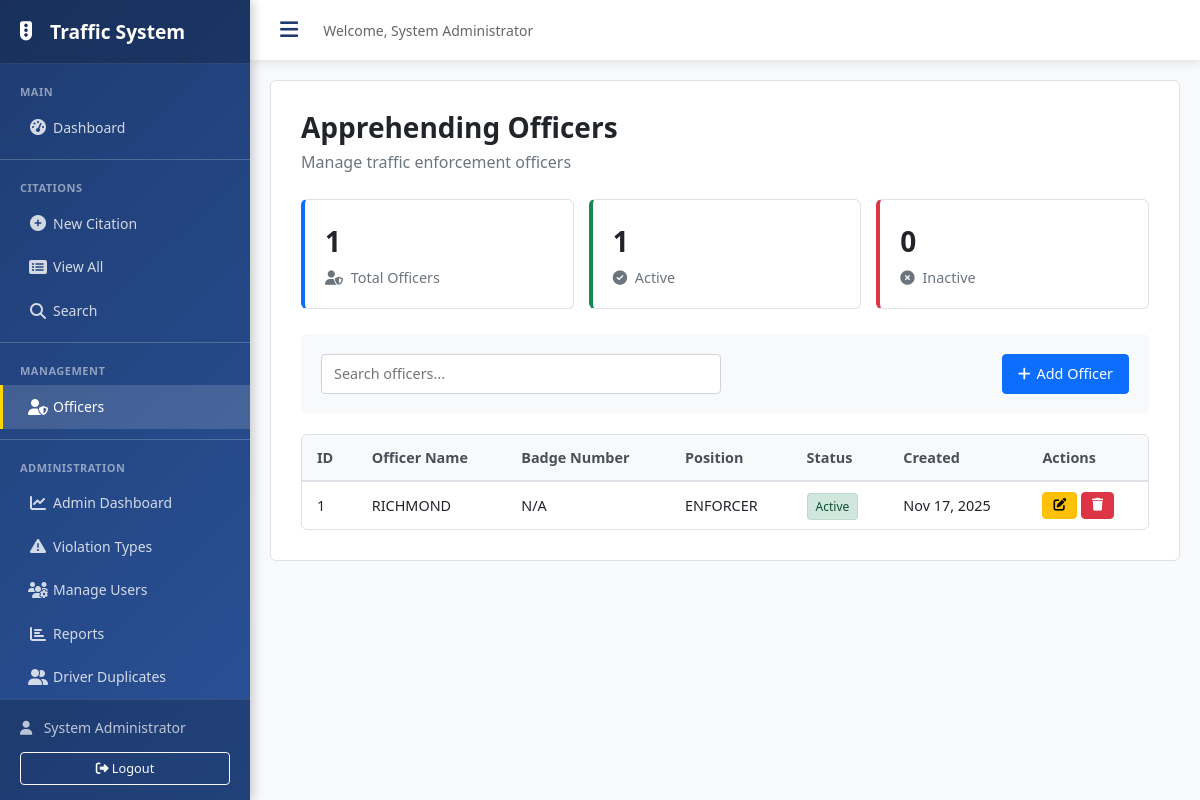
Page /public/officers.php (signed in) on the committed database.
### tables this page shows
CREATE TABLE `apprehending_officers` (
  `officer_id` int(11) NOT NULL AUTO_INCREMENT,
  `officer_name` varchar(255) NOT NULL,
  `badge_number` varchar(50) DEFAULT NULL,
  `position` varchar(100) DEFAULT NULL,
  `is_active` tinyint(1) DEFAULT 1,
  `created_at` timestamp NOT NULL DEFAULT current_timestamp(),
  PRIMARY KEY (`officer_id`)
);

### includes/functions.php (called while the page is built, shortened)
<?php
function db_query($sql, $params = []) {
    try {
        $pdo = getPDO();
        $stmt = $pdo->prepare($sql);
        $stmt->execute($params);
        return $stmt;
    } catch (PDOException $e) {
        error_log("Database query error: " . $e->getMessage() . " - Query: " . $sql);
        throw new Exception("Database operation failed");
    }
}
?>

### public/officers.php (the view, shortened to what this page needs)
<?php
require_once '../includes/functions.php';
$stats = [
    'total' => 0,
    'active' => 0,
    'inactive' => 0
];
$pdo = getPDO();
if ($pdo) {
    $stmt = db_query("SELECT COUNT(*) as count FROM apprehending_officers");
    $stats['total'] = $stmt->fetch()['count'] ?? 0;
    $stmt = db_query("SELECT COUNT(*) as count FROM apprehending_officers WHERE is_active = 1");
    $stats['active'] = $stmt->fetch()['count'] ?? 0;
    $stmt = db_query("SELECT COUNT(*) as count FROM apprehending_officers WHERE is_active = 0");
    $stats['inactive'] = $stmt->fetch()['count'] ?? 0;
}
$search = isset($_GET['search']) ? sanitize($_GET['search']) : '';
$where_clauses = [];
$params = [];
$where_sql = !empty($where_clauses) ? "WHERE " . implode(" AND ", $where_clauses) : "";
$sql = "SELECT * FROM apprehending_officers $where_sql ORDER BY officer_name ASC";
$officers = [];
if ($pdo) {
    $stmt = db_query($sql, $params);
    $officers = $stmt->fetchAll();
}
?>
<!DOCTYPE html>
<html lang="en">
<head>
    <link href="https://cdn.jsdelivr.net/npm/bootstrap@5.3.3/dist/css/bootstrap.min.css" rel="stylesheet">
    <link rel="stylesheet" href="https://cdnjs.cloudflare.com/ajax/libs/font-awesome/6.4.2/css/all.min.css">
</head>
<body>
    <?php include 'sidebar.php'; ?>
    <div class="content">
        <div class="main-card">
            <div class="page-header">
                <h1 class="page-title">Apprehending Officers</h1>
                <p class="page-subtitle">Manage traffic enforcement officers</p>
            </div>
            <div class="stats-grid">
                <div class="stat-card blue">
                    <div class="stat-number"><?php echo number_format($stats['total']); ?></div>
                    <div class="stat-label"><i class="fas fa-user-shield me-1"></i> Total Officers</div>
                </div>
                <div class="stat-card green">
                    <div class="stat-number"><?php echo number_format($stats['active']); ?></div>
                    <div class="stat-label"><i class="fas fa-check-circle me-1"></i> Active</div>
                </div>
                <div class="stat-card red">
                    <div class="stat-number"><?php echo number_format($stats['inactive']); ?></div>
                    <div class="stat-label"><i class="fas fa-times-circle me-1"></i> Inactive</div>
                </div>
            </div>
            <div class="action-section">
                <div class="search-box">
                    <input type="text" id="searchInput" placeholder="Search officers..." value="<?php echo htmlspecialchars($search); ?>">
                </div>
                <div class="action-buttons">
                    <button type="button" class="btn-custom btn-primary-custom" data-bs-toggle="modal" data-bs-target="#addOfficerModal">
                        <i class="fas fa-plus"></i> Add Officer
                    </button>
                </div>
            </div>
            <div class="table-container">
                <?php if (empty($officers)): ?>
                    <div class="empty-state">
                        <i class="fas fa-user-shield"></i>
                        <p>No officers found.</p>
                        <button type="button" class="btn-custom btn-primary-custom" data-bs-toggle="modal" data-bs-target="#addOfficerModal">
                            <i class="fas fa-plus"></i> Add First Officer
                        </button>
                    </div>
                <?php else: ?>
                    <table class="data-table">
                        <thead>
                            <tr>
                                <th>ID</th>
                                <th>Officer Name</th>
                                <th>Badge Number</th>
                                <th>Position</th>
                                <th>Status</th>
                                <th>Created</th>
                                <th>Actions</th>
                            </tr>
                        </thead>
                        <tbody>
                            <?php foreach ($officers as $officer): ?>
                                <tr>
                                    <td><?php echo $officer['officer_id']; ?></td>
                                    <td><?php echo htmlspecialchars($officer['officer_name']); ?></td>
                                    <td><?php echo htmlspecialchars($officer['badge_number'] ?? 'N/A'); ?></td>
                                    <td><?php echo htmlspecialchars($officer['position'] ?? 'N/A'); ?></td>
                                    <td>
                                        <?php if ($officer['is_active']): ?>
                                            <span class="badge-status badge-active">Active</span>
                                        <?php else: ?>
                                            <span class="badge-status badge-inactive">Inactive</span>
                                        <?php endif; ?>
                                    </td>
                                    <td><?php echo date('M d, Y', strtotime($officer['created_at'])); ?></td>
                                    <td>
                                        <button type="button" class="btn-custom btn-warning-custom btn-sm edit-btn"
                                                data-id="<?php echo $officer['officer_id']; ?>"
                                                data-name="<?php echo htmlspecialchars($officer['officer_name']); ?>"
                                                data-badge="<?php echo htmlspecialchars($officer['badge_number'] ?? ''); ?>"
                                                data-position="<?php echo htmlspecialchars($officer['position'] ?? ''); ?>"
                                                data-active="<?php echo $officer['is_active']; ?>">
                                            <i class="fas fa-edit"></i>
                                        </button>
                                        <button type="button" class="btn-custom btn-danger-custom btn-sm delete-btn"
                                                data-id="<?php echo $officer['officer_id']; ?>"
                                                data-name="<?php echo htmlspecialchars($officer['officer_name']); ?>">
                                            <i class="fas fa-trash"></i>
                                        </button>
                                    </td>
                                </tr>
                            <?php endforeach; ?>
                        </tbody>
                    </table>
                <?php endif; ?>
            </div>
        </div>
    </div>
</body>
</html>

### public/officers.php (style rules this page uses)
* { margin: 0; padding: 0; box-sizing: border-box; }
body { font-family: 'Segoe UI', Tahoma, Geneva, Verdana, sans-serif; background: #f5f5f5; color: #212529; font-size: 16px; line-height: 1.5; }
.content { margin-left: 250px; padding: clamp(15px, 3vw, 20px); min-height: 100vh; }
.main-card { background: #ffffff; border-radius: 6px; padding: clamp(20px, 4vw, 30px); border: 1px solid #dee2e6; }
.page-header { margin-bottom: 25px; }
.page-title { font-size: clamp(1.5rem, 4vw, 1.75rem); font-weight: 600; color: #212529; margin-bottom: 5px; }
.page-subtitle { font-size: clamp(0.95rem, 2.5vw, 1rem); color: #6c757d; }
.stats-grid { display: grid; grid-template-columns: repeat(auto-fit, minmax(180px, 1fr)); gap: 15px; margin-bottom: 25px; }
.stat-card { background: #ffffff; border: 1px solid #dee2e6; border-radius: 6px; padding: clamp(15px, 3vw, 20px); border-left: 4px solid; transition: box-shadow 0.2s; }
.stat-card.blue { border-left-color: #0d6efd; }
.stat-card.green { border-left-color: #198754; }
.stat-card.red { border-left-color: #dc3545; }
.stat-number { font-size: clamp(1.5rem, 4vw, 1.75rem); font-weight: 600; color: #212529; margin-bottom: 5px; }
.stat-label { font-size: clamp(0.85rem, 2.3vw, 0.9rem); color: #6c757d; }
.action-section { background: #f8f9fa; border-radius: 6px; padding: clamp(15px, 3vw, 20px); margin-bottom: 20px; display: flex; flex-wrap: wrap; gap: 10px; align-items: center; justify-content: space-between; }
.search-box { flex: 1; min-width: 250px; max-width: 400px; }
.search-box input { width: 100%; padding: 8px 12px; border: 1px solid #ced4da; border-radius: 4px; font-size: clamp(0.85rem, 2.3vw, 0.9rem); }
.action-buttons { display: flex; gap: 8px; flex-wrap: wrap; }
.btn-custom { border-radius: 4px; padding: 8px 15px; font-size: clamp(0.85rem, 2.3vw, 0.9rem); font-weight: 500; border: 1px solid; transition: all 0.2s; display: inline-flex; align-items: center; gap: 6px; }
.btn-primary-custom { background: #0d6efd; color: #ffffff; border-color: #0d6efd; }
.btn-warning-custom { background: #ffc107; color: #000000; border-color: #ffc107; }
.btn-danger-custom { background: #dc3545; color: #ffffff; border-color: #dc3545; }
.btn-sm { padding: 6px 10px; font-size: clamp(0.75rem, 2vw, 0.8rem); }
.table-container { border: 1px solid #dee2e6; border-radius: 6px; overflow: auto; }
.data-table { width: 100%; border-collapse: collapse; font-size: clamp(0.875rem, 2.3vw, 0.9rem); }
.data-table thead th { background: #f8f9fa; color: #495057; font-weight: 600; padding: 12px 15px; border-bottom: 2px solid #dee2e6; text-align: left; white-space: nowrap; }
.data-table tbody td { padding: 10px 15px; border-bottom: 1px solid #dee2e6; color: #212529; }
.data-table tbody tr:last-child td { border-bottom: none; }
.badge-status { padding: 4px 8px; border-radius: 4px; font-size: clamp(0.7rem, 2vw, 0.75rem); font-weight: 500; border: 1px solid; }
.badge-active { background: #d1e7dd; color: #0f5132; border-color: #badbcc; }

### public/sidebar.php (style rules this page uses)
:root { --sidebar-width: 250px; --sidebar-collapsed-width: 70px; }
.content { margin-left: var(--sidebar-width); padding: 20px; padding-top: 80px; min-height: 100vh; background: #f8f9fa; transition: margin-left 0.3s ease; }

### rows in the picture
apprehending_officers: officer_id "1", officer_name "RICHMOND", badge_number "N/A", position "ENFORCER", is_active "Active", created_at "Nov 17, 2025"

### other values in the picture
$_SESSION['full_name'] "System Administrator"
$stats['total'] "1"
$stats['active'] "1"
$stats['inactive'] "0"
